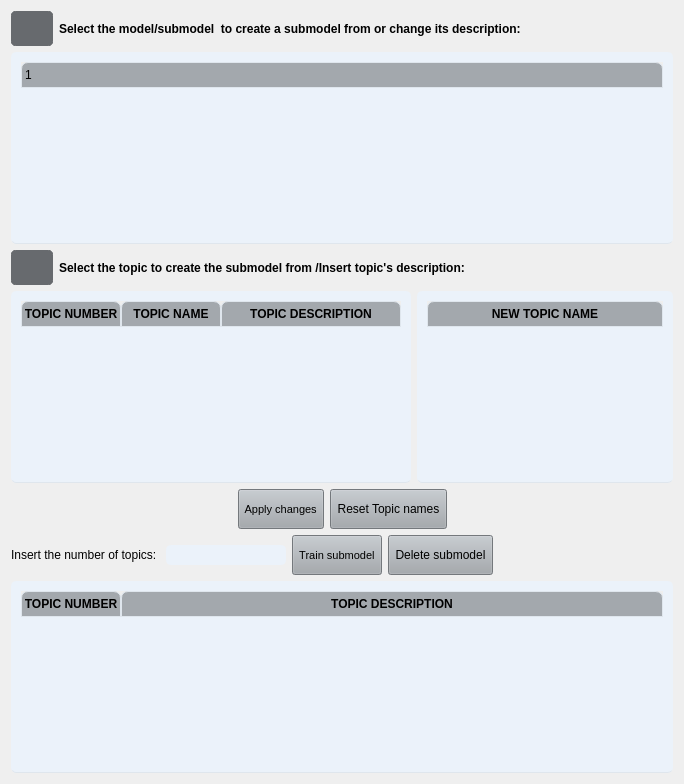
                  <widget class="QWidget" name="tabsPage3">
                   <layout class="QVBoxLayout" name="verticalLayout_24">
                    <item>
                     <layout class="QHBoxLayout" name="horizontalLayout_14">
                      <item>
                       <layout class="QVBoxLayout" name="verticalLayout_44">
                        <item>
                         <layout class="QVBoxLayout" name="verticalLayout_45">
                          <item>
                           <layout class="QHBoxLayout" name="horizontalLayout_29">
                            <item>
                             <widget class="QPushButton" name="infoButtonSelectSubmodel_4">
                              <property name="sizePolicy">
                               <sizepolicy hsizetype="Fixed" vsizetype="Fixed">
                                <horstretch>0</horstretch>
                                <verstretch>0</verstretch>
                               </sizepolicy>
                              </property>
                              <property name="minimumSize">
                               <size>
                                <width>35</width>
                                <height>35</height>
                               </size>
                              </property>
                              <property name="styleSheet">
                               <string notr="true">QPushButton {
	border: 5px solid #676A6E;
	border-radius: 5px;	
	background-color: #676A6E;
}
QPushButton:hover {
	background-color: #676A6E;
	border: 2px solid #676A6E;
}
QPushButton:pressed {	
	background-color: #676A6E;
	border: 2px solid #676A6E;
}</string>
                              </property>
                              <property name="text">
                               <string/>
                              </property>
                             </widget>
                            </item>
                            <item>
                             <widget class="QLabel" name="labelSelectModelToSubmodel_4">
                              <property name="font">
                               <font>
                                <weight>75</weight>
                                <bold>true</bold>
                               </font>
                              </property>
                              <property name="text">
                               <string>Select the model/submodel  to create a submodel from or change its description:</string>
                              </property>
                              <property name="wordWrap">
                               <bool>false</bool>
                              </property>
                             </widget>
                            </item>
                           </layout>
                          </item>
                          <item>
                           <widget class="QTreeWidget" name="treeViewShowModelsToExpand_4">
                            <property name="styleSheet">
                             <string notr="true">QTreeWidget {	
	background-color: #EBF2FA;
	padding: 10px;
	border-radius: 5px;
	gridline-color: #DFE6ED;
	border-bottom: 1px solid #DFE6ED;
}
QTreeWidget::item{
	border-color: #DFE6ED;
	padding-left: 5px;
	padding-right: 5px;
	gridline-color: #DFE6ED;
}
QTreeWidget::item:selected{
	background-color: #C7CDDA;
}
QScrollBar:horizontal {
    border: none;
    background: #A3A8AD;
    height: 14px;
    margin: 0px 21px 0 21px;
	border-radius: 0px;
}
 QScrollBar:vertical {
	border: none;
    background: #A3A8AD;
    width: 14px;
    margin: 21px 0 21px 0;
	border-radius: 0px;
 }
QHeaderView::section{
	Background-color: #A3A8AD;
	max-width: 30px;
	border: 1px solid #A3A8AD;
	border-style: none;
    border-bottom: 1px solid #DFE6ED;
    border-right: 1px solid #DFE6ED;
}
QTreeWidget::horizontalHeader {	
	background-color: #A3A8AD;
}
QHeaderView::section:horizontal
{
    border: 1px solid #DFE6ED;
	background-color: #A3A8AD;
	padding: 3px;
	border-top-left-radius: 7px;
    border-top-right-radius: 7px;
}
QHeaderView::section:vertical
{
    border: 1px solid #A3A8AD;
}
</string>
                            </property>
                            <attribute name="headerStretchLastSection">
                             <bool>true</bool>
                            </attribute>
                            <column>
                             <property name="text">
                              <string/>
                             </property>
                            </column>
                           </widget>
                          </item>
                          <item>
                           <layout class="QVBoxLayout" name="verticalLayout_48">
                            <item>
                             <layout class="QHBoxLayout" name="horizontalLayout_31">
                              <item>
                               <widget class="QPushButton" name="infoButtoSelectTopicExpand_4">
                                <property name="sizePolicy">
                                 <sizepolicy hsizetype="Fixed" vsizetype="Fixed">
                                  <horstretch>0</horstretch>
                                  <verstretch>0</verstretch>
                                 </sizepolicy>
                                </property>
                                <property name="minimumSize">
                                 <size>
                                  <width>35</width>
                                  <height>35</height>
                                 </size>
                                </property>
                                <property name="styleSheet">
                                 <string notr="true">QPushButton {
	border: 5px solid #676A6E;
	border-radius: 5px;	
	background-color: #676A6E;
}
QPushButton:hover {
	background-color: #676A6E;
	border: 2px solid #676A6E;
}
QPushButton:pressed {	
	background-color: #676A6E;
	border: 2px solid #676A6E;
}</string>
                                </property>
                                <property name="text">
                                 <string/>
                                </property>
                               </widget>
                              </item>
                              <item>
                               <widget class="QLabel" name="labelSelectTopicToSubmodel_4">
                                <property name="font">
                                 <font>
                                  <weight>75</weight>
                                  <bold>true</bold>
                                 </font>
                                </property>
                                <property name="text">
                                 <string>Select the topic to create the submodel from /Insert topic's description:</string>
                                </property>
                               </widget>
                              </item>
                             </layout>
                            </item>
                            <item>
                             <layout class="QVBoxLayout" name="verticalLayout_49">
                              <item>
                               <layout class="QHBoxLayout" name="horizontalLayout_36">
                                <item>
                                 <widget class="QTableWidget" name="tableWidgetTrainSubmodel_4">
                                  <property name="minimumSize">
                                   <size>
                                    <width>400</width>
                                    <height>0</height>
                                   </size>
                                  </property>
                                  <property name="styleSheet">
                                   <string notr="true">QTableWidget {	
	background-color: rgb(235, 242, 250);
	padding: 10px;
	border-radius: 5px;
	gridline-color: #DFE6ED;
	border-bottom: 1px solid #DFE6ED;
}
QTableWidget::item{
	border-color: #DFE6ED;
	padding-left: 5px;
	padding-right: 5px;
	gridline-color: #DFE6ED;
}
QTableWidget::item:selected{
	background-color: #C7CDDA;
}
QScrollBar:horizontal {
    border: none;
    background: #A3A8AD;
    height: 14px;
    margin: 0px 21px 0 21px;
	border-radius: 0px;
}
 QScrollBar:vertical {
	border: none;
    background: #A3A8AD;
    width: 14px;
    margin: 21px 0 21px 0;
	border-radius: 0px;
 }
QHeaderView::section{
	Background-color: #A3A8AD;
	max-width: 30px;
	border: 1px solid #A3A8AD;
	border-style: none;
    border-bottom: 1px solid #DFE6ED;
    border-right: 1px solid #DFE6ED;
}
QTableWidget::horizontalHeader {	
	background-color: #A3A8AD;
}
QHeaderView::section:horizontal
{
    border: 1px solid #DFE6ED;
	background-color: #A3A8AD;
	padding: 3px;
	border-top-left-radius: 7px;
    border-top-right-radius: 7px;
}
QHeaderView::section:vertical
{
    border: 1px solid #A3A8AD;
}
</string>
                                  </property>
                                  <property name="midLineWidth">
                                   <number>1</number>
                                  </property>
                                  <property name="editTriggers">
                                   <set>QAbstractItemView::NoEditTriggers</set>
                                  </property>
                                  <attribute name="horizontalHeaderStretchLastSection">
                                   <bool>true</bool>
                                  </attribute>
                                  <attribute name="verticalHeaderVisible">
                                   <bool>false</bool>
                                  </attribute>
                                  <attribute name="verticalHeaderStretchLastSection">
                                   <bool>false</bool>
                                  </attribute>
                                  <column>
                                   <property name="text">
                                    <string>TOPIC NUMBER</string>
                                   </property>
                                   <property name="font">
                                    <font>
                                     <weight>75</weight>
                                     <bold>true</bold>
                                    </font>
                                   </property>
                                  </column>
                                  <column>
                                   <property name="text">
                                    <string>TOPIC NAME</string>
                                   </property>
                                   <property name="font">
                                    <font>
                                     <weight>75</weight>
                                     <bold>true</bold>
                                    </font>
                                   </property>
                                  </column>
                                  <column>
                                   <property name="text">
                                    <string>TOPIC DESCRIPTION</string>
                                   </property>
                                   <property name="font">
                                    <font>
                                     <weight>75</weight>
                                     <bold>true</bold>
                                    </font>
                                   </property>
                                  </column>
                                 </widget>
                                </item>
                                <item>
                                 <widget class="QTableWidget" name="tableWidgetNewTopicName_4">
                                  <property name="sizePolicy">
                                   <sizepolicy hsizetype="Expanding" vsizetype="Expanding">
                                    <horstretch>0</horstretch>
                                    <verstretch>0</verstretch>
                                   </sizepolicy>
                                  </property>
                                  <property name="minimumSize">
                                   <size>
                                    <width>150</width>
                                    <height>0</height>
                                   </size>
                                  </property>
                                  <property name="styleSheet">
                                   <string notr="true">QTableWidget {	
	background-color: rgb(235, 242, 250);
	padding: 10px;
	border-radius: 5px;
	gridline-color: #DFE6ED;
	border-bottom: 1px solid #DFE6ED;
}
QTableWidget::item{
	border-color: #DFE6ED;
	padding-left: 5px;
	padding-right: 5px;
	gridline-color: #DFE6ED;
}
QTableWidget::item:selected{
	background-color: #C7CDDA;
}
QScrollBar:horizontal {
    border: none;
    background: #A3A8AD;
    height: 14px;
    margin: 0px 21px 0 21px;
	border-radius: 0px;
}
 QScrollBar:vertical {
	border: none;
    background: #A3A8AD;
    width: 14px;
    margin: 21px 0 21px 0;
	border-radius: 0px;
 }
QHeaderView::section{
	Background-color: #A3A8AD;
	max-width: 30px;
	border: 1px solid #A3A8AD;
	border-style: none;
    border-bottom: 1px solid #DFE6ED;
    border-right: 1px solid #DFE6ED;
}
QTableWidget::horizontalHeader {	
	background-color: #A3A8AD;
}
QHeaderView::section:horizontal
{
    border: 1px solid #DFE6ED;
	background-color: #A3A8AD;
	padding: 3px;
	border-top-left-radius: 7px;
    border-top-right-radius: 7px;
}
QHeaderView::section:vertical
{
    border: 1px solid #A3A8AD;
}
</string>
                                  </property>
                                  <attribute name="horizontalHeaderStretchLastSection">
                                   <bool>true</bool>
                                  </attribute>
                                  <attribute name="verticalHeaderVisible">
                                   <bool>false</bool>
                                  </attribute>
                                  <column>
                                   <property name="text">
                                    <string>NEW TOPIC NAME</string>
                                   </property>
                                   <property name="font">
                                    <font>
                                     <weight>75</weight>
                                     <bold>true</bold>
                                    </font>
                                   </property>
                                   <property name="textAlignment">
                                    <set>AlignCenter</set>
                                   </property>
                                  </column>
                                 </widget>
                                </item>
                               </layout>
                              </item>
                              <item>
                               <layout class="QHBoxLayout" name="horizontalLayout_37">
                                <item>
                                 <spacer name="horizontalSpacer_20">
                                  <property name="orientation">
                                   <enum>Qt::Horizontal</enum>
                                  </property>
                                  <property name="sizeHint" stdset="0">
                                   <size>
                                    <width>40</width>
                                    <height>20</height>
                                   </size>
                                  </property>
                                 </spacer>
                                </item>
                                <item>
                                 <widget class="QPushButton" name="buttonApplyChanges">
                                  <property name="sizePolicy">
                                   <sizepolicy hsizetype="Fixed" vsizetype="Preferred">
                                    <horstretch>0</horstretch>
                                    <verstretch>0</verstretch>
                                   </sizepolicy>
                                  </property>
                                  <property name="minimumSize">
                                   <size>
                                    <width>0</width>
                                    <height>40</height>
                                   </size>
                                  </property>
                                  <property name="font">
                                   <font>
                                    <family>MS Shell Dlg 2</family>
                                    <pointsize>8</pointsize>
                                   </font>
                                  </property>
                                  <property name="styleSheet">
                                   <string notr="true">QPushButton {
	background-color: #A3A8AD;
}
QPushButton:hover {
	background-color: #A3A8AD;
}
QPushButton:pressed {	
	background-color: #A3A8AD;
}</string>
                                  </property>
                                  <property name="text">
                                   <string> Apply changes </string>
                                  </property>
                                 </widget>
                                </item>
                                <item>
                                 <widget class="QPushButton" name="buttonResetDescriptions">
                                  <property name="sizePolicy">
                                   <sizepolicy hsizetype="Fixed" vsizetype="Preferred">
                                    <horstretch>0</horstretch>
                                    <verstretch>0</verstretch>
                                   </sizepolicy>
                                  </property>
                                  <property name="minimumSize">
                                   <size>
                                    <width>0</width>
                                    <height>40</height>
                                   </size>
                                  </property>
                                  <property name="styleSheet">
                                   <string notr="true">QPushButton {
	background-color: #A3A8AD;
}
QPushButton:hover {
	background-color: #A3A8AD;
}
QPushButton:pressed {	
	background-color: #A3A8AD;
}</string>
                                  </property>
                                  <property name="text">
                                   <string> Reset Topic names </string>
                                  </property>
                                 </widget>
                                </item>
                                <item>
                                 <spacer name="horizontalSpacer_21">
                                  <property name="orientation">
                                   <enum>Qt::Horizontal</enum>
                                  </property>
                                  <property name="sizeHint" stdset="0">
                                   <size>
                                    <width>40</width>
                                    <height>20</height>
                                   </size>
                                  </property>
                                 </spacer>
                                </item>
                               </layout>
                              </item>
                             </layout>
                            </item>
                           </layout>
                          </item>
                         </layout>
                        </item>
                        <item>
                         <layout class="QVBoxLayout" name="verticalLayout_46">
                          <item>
                           <layout class="QVBoxLayout" name="verticalLayout_47">
                            <item>
                             <layout class="QHBoxLayout" name="horizontalLayout_30">
                              <item>
                               <widget class="QLabel" name="labelInsertNumberTopics_8">
                                <property name="font">
                                 <font>
                                  <weight>50</weight>
                                  <bold>false</bold>
                                 </font>
                                </property>
                                <property name="text">
                                 <string>Insert the number of topics: </string>
                                </property>
                               </widget>
                              </item>
                              <item>
                               <widget class="QLineEdit" name="InsertNumberTopicsSubmodel_8">
                                <property name="sizePolicy">
                                 <sizepolicy hsizetype="Fixed" vsizetype="Fixed">
                                  <horstretch>0</horstretch>
                                  <verstretch>0</verstretch>
                                 </sizepolicy>
                                </property>
                                <property name="minimumSize">
                                 <size>
                                  <width>15</width>
                                  <height>0</height>
                                 </size>
                                </property>
                                <property name="styleSheet">
                                 <string notr="true">QLineEdit {
	background-color: #EBF2FA;
	border-radius: 5px;
	border: 2px solid #EBF2FA;
	padding-left: 10px;
}
QLineEdit:hover {
	border: 2px solid #A3A8AD;
}
QLineEdit:focus {
	border: 2px solid #A3A8AD;
}</string>
                                </property>
                               </widget>
                              </item>
                              <item>
                               <widget class="QPushButton" name="buttonTrainSub">
                                <property name="sizePolicy">
                                 <sizepolicy hsizetype="Minimum" vsizetype="Preferred">
                                  <horstretch>0</horstretch>
                                  <verstretch>0</verstretch>
                                 </sizepolicy>
                                </property>
                                <property name="minimumSize">
                                 <size>
                                  <width>0</width>
                                  <height>40</height>
                                 </size>
                                </property>
                                <property name="font">
                                 <font>
                                  <family>MS Shell Dlg 2</family>
                                  <pointsize>8</pointsize>
                                 </font>
                                </property>
                                <property name="styleSheet">
                                 <string notr="true">QPushButton {
	background-color: #A3A8AD;
}
QPushButton:hover {
	background-color: #A3A8AD;
}
QPushButton:pressed {	
	background-color: #A3A8AD;
}</string>
                                </property>
                                <property name="text">
                                 <string> Train submodel </string>
                                </property>
                               </widget>
                              </item>
                              <item>
                               <widget class="QPushButton" name="pushButtonToDeleteSubmodel_4">
                                <property name="sizePolicy">
                                 <sizepolicy hsizetype="Minimum" vsizetype="Preferred">
                                  <horstretch>0</horstretch>
                                  <verstretch>0</verstretch>
                                 </sizepolicy>
                                </property>
                                <property name="minimumSize">
                                 <size>
                                  <width>0</width>
                                  <height>40</height>
                                 </size>
                                </property>
                                <property name="styleSheet">
                                 <string notr="true">QPushButton {
	background-color: #A3A8AD;
}
QPushButton:hover {
	background-color: #A3A8AD;
}
QPushButton:pressed {	
	background-color: #A3A8AD;
}</string>
                                </property>
                                <property name="text">
                                 <string> Delete submodel </string>
                                </property>
                               </widget>
                              </item>
                              <item>
                               <spacer name="horizontalSpacer_27">
                                <property name="orientation">
                                 <enum>Qt::Horizontal</enum>
                                </property>
                                <property name="sizeHint" stdset="0">
                                 <size>
                                  <width>40</width>
                                  <height>20</height>
                                 </size>
                                </property>
                               </spacer>
                              </item>
                             </layout>
                            </item>
                            <item>
                             <widget class="QTableWidget" name="tableWidgetSubmodelTrained_4">
                              <property name="styleSheet">
                               <string notr="true">QTableWidget {	
	background-color: rgb(235, 242, 250);
	padding: 10px;
	border-radius: 5px;
	gridline-color: #DFE6ED;
	border-bottom: 1px solid #DFE6ED;
}
QTableWidget::item{
	border-color: #DFE6ED;
	padding-left: 5px;
	padding-right: 5px;
	gridline-color: #DFE6ED;
}
QTableWidget::item:selected{
	background-color: #C7CDDA;
}
QScrollBar:horizontal {
    border: none;
    background: #A3A8AD;
    height: 14px;
    margin: 0px 21px 0 21px;
	border-radius: 0px;
}
 QScrollBar:vertical {
	border: none;
    background: #A3A8AD;
    width: 14px;
    margin: 21px 0 21px 0;
	border-radius: 0px;
 }
QHeaderView::section{
	Background-color: #A3A8AD;
	max-width: 30px;
	border: 1px solid #A3A8AD;
	border-style: none;
    border-bottom: 1px solid #DFE6ED;
    border-right: 1px solid #DFE6ED;
}
QTableWidget::horizontalHeader {	
	background-color: #A3A8AD;
}
QHeaderView::section:horizontal
{
    border: 1px solid #DFE6ED;
	background-color: #A3A8AD;
	padding: 3px;
	border-top-left-radius: 7px;
    border-top-right-radius: 7px;
}
QHeaderView::section:vertical
{
    border: 1px solid #A3A8AD;
}
</string>
                              </property>
                              <property name="editTriggers">
                               <set>QAbstractItemView::NoEditTriggers</set>
                              </property>
                              <attribute name="horizontalHeaderStretchLastSection">
                               <bool>true</bool>
                              </attribute>
                              <attribute name="verticalHeaderVisible">
                               <bool>false</bool>
                              </attribute>
                              <column>
                               <property name="text">
                                <string>TOPIC NUMBER</string>
                               </property>
                               <property name="font">
                                <font>
                                 <weight>75</weight>
                                 <bold>true</bold>
                                </font>
                               </property>
                              </column>
                              <column>
                               <property name="text">
                                <string>TOPIC DESCRIPTION</string>
                               </property>
                               <property name="font">
                                <font>
                                 <weight>75</weight>
                                 <bold>true</bold>
                                </font>
                               </property>
                              </column>
                             </widget>
                            </item>
                           </layout>
                          </item>
                         </layout>
                        </item>
                       </layout>
                      </item>
                     </layout>
                    </item>
                   </layout>
                  </widget>
